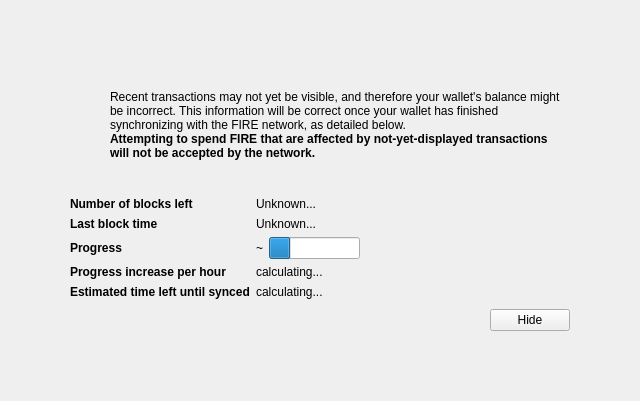
<?xml version="1.0" encoding="UTF-8"?>
<ui version="4.0">
 <class>ModalOverlay</class>
 <widget class="ModalOverlay" name="ModalOverlay">
  <property name="geometry">
   <rect>
    <x>0</x>
    <y>0</y>
    <width>640</width>
    <height>401</height>
   </rect>
  </property>
  <property name="windowTitle">
   <string>Form</string>
  </property>
  <layout class="QVBoxLayout" name="verticalLayout" stretch="0">
   <property name="sizeConstraint">
    <enum>QLayout::SetDefaultConstraint</enum>
   </property>
   <property name="leftMargin">
    <number>0</number>
   </property>
   <property name="topMargin">
    <number>0</number>
   </property>
   <property name="rightMargin">
    <number>0</number>
   </property>
   <property name="bottomMargin">
    <number>0</number>
   </property>
   <item>
    <widget class="QWidget" name="bgWidget" native="true">
     <property name="styleSheet">
      <string notr="true"/>
     </property>
     <layout class="QVBoxLayout" name="verticalLayoutMain" stretch="0">
      <property name="leftMargin">
       <number>60</number>
      </property>
      <property name="topMargin">
       <number>60</number>
      </property>
      <property name="rightMargin">
       <number>60</number>
      </property>
      <property name="bottomMargin">
       <number>60</number>
      </property>
      <item>
       <widget class="QWidget" name="contentWidget" native="true">
        <property name="styleSheet">
         <string notr="true"/>
        </property>
        <layout class="QVBoxLayout" name="verticalLayoutSub" stretch="1,0,0,0,0">
         <property name="spacing">
          <number>0</number>
         </property>
         <property name="leftMargin">
          <number>10</number>
         </property>
         <property name="topMargin">
          <number>10</number>
         </property>
         <property name="rightMargin">
          <number>10</number>
         </property>
         <property name="bottomMargin">
          <number>10</number>
         </property>
         <item>
          <layout class="QHBoxLayout" name="horizontalLayoutIconText" stretch="0,1">
           <property name="topMargin">
            <number>20</number>
           </property>
           <item>
            <layout class="QVBoxLayout" name="verticalLayoutIcon">
             <property name="leftMargin">
              <number>0</number>
             </property>
             <item>
              <widget class="QPushButton" name="warningIcon">
               <property name="enabled">
                <bool>false</bool>
               </property>
               <property name="text">
                <string/>
               </property>
               <property name="icon">
                <iconset>
                 <normaloff>:/icons/warning</normaloff>
                 <disabledoff>:/icons/warning</disabledoff>:/icons/warning</iconset>
               </property>
               <property name="iconSize">
                <size>
                 <width>48</width>
                 <height>48</height>
                </size>
               </property>
               <property name="flat">
                <bool>true</bool>
               </property>
              </widget>
             </item>
             <item>
              <spacer name="verticalSpacerWarningIcon">
               <property name="orientation">
                <enum>Qt::Vertical</enum>
               </property>
               <property name="sizeHint" stdset="0">
                <size>
                 <width>20</width>
                 <height>40</height>
                </size>
               </property>
              </spacer>
             </item>
            </layout>
           </item>
           <item>
            <layout class="QVBoxLayout" name="verticalLayoutInfoText">
             <property name="leftMargin">
              <number>0</number>
             </property>
             <property name="topMargin">
              <number>0</number>
             </property>
             <item>
              <widget class="QLabel" name="infoText">
               <property name="text">
                <string>Recent transactions may not yet be visible, and therefore your wallet's balance might be incorrect. This information will be correct once your wallet has finished synchronizing with the FIRE network, as detailed below.</string>
               </property>
               <property name="textFormat">
                <enum>Qt::RichText</enum>
               </property>
               <property name="wordWrap">
                <bool>true</bool>
               </property>
              </widget>
             </item>
             <item>
              <widget class="QLabel" name="infoTextStrong">
               <property name="font">
                <font>
                 <weight>75</weight>
                 <bold>true</bold>
                </font>
               </property>
               <property name="text">
                <string>Attempting to spend FIRE that are affected by not-yet-displayed transactions will not be accepted by the network.</string>
               </property>
               <property name="textFormat">
                <enum>Qt::RichText</enum>
               </property>
               <property name="wordWrap">
                <bool>true</bool>
               </property>
              </widget>
             </item>
             <item>
              <spacer name="verticalSpacerInTextSpace">
               <property name="orientation">
                <enum>Qt::Vertical</enum>
               </property>
               <property name="sizeHint" stdset="0">
                <size>
                 <width>20</width>
                 <height>40</height>
                </size>
               </property>
              </spacer>
             </item>
            </layout>
           </item>
          </layout>
         </item>
         <item>
          <spacer name="verticalSpacerAfterText">
           <property name="orientation">
            <enum>Qt::Vertical</enum>
           </property>
           <property name="sizeHint" stdset="0">
            <size>
             <width>20</width>
             <height>40</height>
            </size>
           </property>
          </spacer>
         </item>
         <item>
          <layout class="QFormLayout" name="formLayout">
           <property name="fieldGrowthPolicy">
            <enum>QFormLayout::FieldsStayAtSizeHint</enum>
           </property>
           <property name="horizontalSpacing">
            <number>6</number>
           </property>
           <property name="verticalSpacing">
            <number>6</number>
           </property>
           <property name="topMargin">
            <number>10</number>
           </property>
           <item row="0" column="0">
            <widget class="QLabel" name="labelNumberOfBlocksLeft">
             <property name="font">
              <font>
               <weight>75</weight>
               <bold>true</bold>
              </font>
             </property>
             <property name="text">
              <string>Number of blocks left</string>
             </property>
            </widget>
           </item>
           <item row="0" column="1">
            <widget class="QLabel" name="numberOfBlocksLeft">
             <property name="text">
              <string>Unknown...</string>
             </property>
            </widget>
           </item>
           <item row="1" column="0">
            <widget class="QLabel" name="labelLastBlockTime">
             <property name="font">
              <font>
               <weight>75</weight>
               <bold>true</bold>
              </font>
             </property>
             <property name="text">
              <string>Last block time</string>
             </property>
            </widget>
           </item>
           <item row="1" column="1">
            <widget class="QLabel" name="newestBlockDate">
             <property name="sizePolicy">
              <sizepolicy hsizetype="Maximum" vsizetype="Preferred">
               <horstretch>0</horstretch>
               <verstretch>0</verstretch>
              </sizepolicy>
             </property>
             <property name="text">
              <string>Unknown...</string>
             </property>
            </widget>
           </item>
           <item row="2" column="0">
            <widget class="QLabel" name="labelSyncDone">
             <property name="font">
              <font>
               <weight>75</weight>
               <bold>true</bold>
              </font>
             </property>
             <property name="text">
              <string>Progress</string>
             </property>
            </widget>
           </item>
           <item row="2" column="1">
            <layout class="QHBoxLayout" name="horizontalLayoutSync" stretch="0,1">
             <item>
              <widget class="QLabel" name="percentageProgress">
               <property name="text">
                <string>~</string>
               </property>
              </widget>
             </item>
             <item>
              <widget class="QProgressBar" name="progressBar">
               <property name="value">
                <number>24</number>
               </property>
               <property name="format">
                <string/>
               </property>
              </widget>
             </item>
            </layout>
           </item>
           <item row="4" column="0">
            <widget class="QLabel" name="labelProgressIncrease">
             <property name="font">
              <font>
               <weight>75</weight>
               <bold>true</bold>
              </font>
             </property>
             <property name="text">
              <string>Progress increase per hour</string>
             </property>
            </widget>
           </item>
           <item row="4" column="1">
            <widget class="QLabel" name="progressIncreasePerH">
             <property name="text">
              <string>calculating...</string>
             </property>
            </widget>
           </item>
           <item row="5" column="0">
            <widget class="QLabel" name="labelEstimatedTimeLeft">
             <property name="font">
              <font>
               <weight>75</weight>
               <bold>true</bold>
              </font>
             </property>
             <property name="text">
              <string>Estimated time left until synced</string>
             </property>
            </widget>
           </item>
           <item row="5" column="1">
            <widget class="QLabel" name="expectedTimeLeft">
             <property name="text">
              <string>calculating...</string>
             </property>
            </widget>
           </item>
          </layout>
         </item>
         <item>
          <layout class="QHBoxLayout" name="horizontalLayoutButtons">
           <property name="leftMargin">
            <number>10</number>
           </property>
           <property name="topMargin">
            <number>10</number>
           </property>
           <item>
            <spacer name="horizontalSpacer">
             <property name="orientation">
              <enum>Qt::Horizontal</enum>
             </property>
             <property name="sizeHint" stdset="0">
              <size>
               <width>40</width>
               <height>20</height>
              </size>
             </property>
            </spacer>
           </item>
           <item>
            <widget class="QPushButton" name="closeButton">
             <property name="text">
              <string>Hide</string>
             </property>
            </widget>
           </item>
          </layout>
         </item>
         <item>
          <layout class="QVBoxLayout" name="verticalLayout_2">
           <item>
            <spacer name="verticalSpacer">
             <property name="orientation">
              <enum>Qt::Vertical</enum>
             </property>
             <property name="sizeHint" stdset="0">
              <size>
               <width>20</width>
               <height>40</height>
              </size>
             </property>
            </spacer>
           </item>
          </layout>
         </item>
        </layout>
       </widget>
      </item>
     </layout>
    </widget>
   </item>
  </layout>
 </widget>
 <customwidgets>
  <customwidget>
   <class>ModalOverlay</class>
   <extends>QWidget</extends>
   <header>modaloverlay.h</header>
   <container>1</container>
  </customwidget>
 </customwidgets>
 <resources/>
 <connections/>
</ui>
